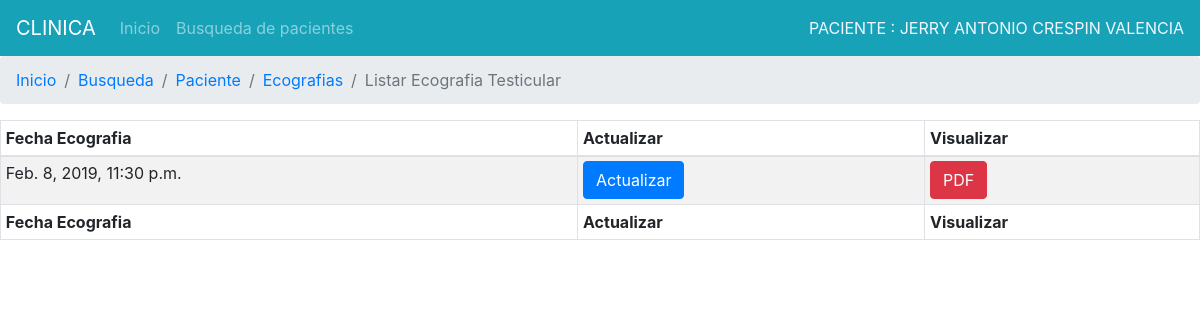
Page /registros/ecotesticular/listar/2 on the committed database.
### Registros/models.py (models this page shows, shortened)
class Paciente(models.Model):
	cedula=models.CharField(max_length=13,unique=True,verbose_name='Cedula de indentidad')
	nombre1=models.CharField(max_length=50,verbose_name='Primer nombre')
	nombre2=models.CharField(max_length=50,verbose_name='Segundo nombre')
	apellPadre=models.CharField(max_length=50,verbose_name='Apellido paterno')
	apellMadre=models.CharField(max_length=50,verbose_name='Apellido materno')
	sexo=models.CharField(max_length=2,choices=(('F', 'Femenino'),('M', 'Masculino'),))
	direccion=models.CharField(max_length=100,verbose_name='DIRECCION DOMICILIARIA')
	fechNacimiento=models.DateField('fecha de naciemiento',default=timezone.now)
	lugarNacimiento=models.CharField(max_length=100,verbose_name='LUGAR DE NACIMIENTO')
	nacionalidad=models.CharField(max_length=100,verbose_name='NACIONALIDAD')
	grupoCultural=models.CharField(max_length=100,verbose_name='GRUPO CULTURAL')
	estadoCivil=models.CharField(max_length=3,choices=(('SOL', 'Soltero'),('CAS', 'Casado'),('DIV', 'Divorciado'),('VIU', 'Viudo'),('UNL', 'Unión libre')))
	instruccion=models.CharField(max_length=100,verbose_name='INSTRUCION EDUCATIVA')
	ocupacion=models.CharField(max_length=100,verbose_name='OCUPACION')
	empresa=models.CharField(max_length=100,verbose_name='EMPRESA')
	tipo_sangre=models.CharField(max_length=100,verbose_name='TIPO DE SANGRE')
	tipo_seguro=models.CharField(max_length=100,verbose_name='TIPO DE SEGURIDAD')
	telefono=models.CharField(max_length=9,verbose_name='Telefono del paciente')
	celular=models.CharField(max_length=10,verbose_name='Celular del paciente')
	correo=models.EmailField(verbose_name='Correo del paciente')
	pariente=models.CharField(max_length=100,verbose_name='NOMBRE PARIENTE')
	parentesco=models.CharField(max_length=100,verbose_name='Parentesco')
	telefono_pariente=models.CharField(max_length=9,verbose_name='Telefono del pariente')
	celular_pariente=models.CharField(max_length=10,verbose_name='Celular del referido')
	foto=models.ImageField(upload_to='fotos', null=True,blank=True)
	fech_creado=models.DateTimeField(auto_now_add=True,verbose_name='Fecha de admision')
	fech_actualizado=models.DateTimeField(auto_now=True,verbose_name='FECHA DE ACTUALIZACION')
	def __str__(self):
		return self.apellPadre+' '+self.apellMadre+' '+self.nombre1+' '+self.nombre2

class ecografiatesticular(models.Model):
	paciente = models.ForeignKey(Paciente, on_delete=models.CASCADE,verbose_name='PACIENTE')
	motivoExamen=models.CharField(max_length=500,verbose_name='MOTIVO DEL EXAMEN')
	testiculoder=models.CharField(max_length=300,verbose_name='DERECHO')
	epididimoder=models.CharField(max_length=300,verbose_name='EPIDIDIMODER')
	liqescrotalder=models.CharField(max_length=300,verbose_name='LIQUIDO INTRA ESCROTAL')
	testiculoizq=models.CharField(max_length=300,verbose_name='IZQUIERDO')
	epididimoizq=models.CharField(max_length=300,verbose_name='EPIDIDIMODER')
	liqescrotalizq=models.CharField(max_length=300,verbose_name='LIQUIDO INTRA ESCROTAL')
	observacion=models.CharField(max_length=500,verbose_name='OBSERVACION')
	presuncionDiagnostico=models.CharField(max_length=500,verbose_name='PRESUNCION_DIAGNOSTICA')
	fech_informe=models.DateTimeField(auto_now_add=True,verbose_name='FECHA INFORME ECOGRAFICO TESTICULAR')
	fech_actualizado=models.DateTimeField(auto_now=True,verbose_name='FECHA DE ACTUALIZACION')
	encargado = models.CharField(max_length=30,verbose_name='ENCARGADO',blank=True,null=True)
	def __str__(self):
		return str(self.paciente)+' '+str(self.fech_informe)

### Registros/views.py (the view)
# urls.py: path('ecotesticular/listar/<pk>', views.Listecotesticular.as_view(),name='listar_ecotesticular'),
class Listecotesticular(DetailView):
    model = Paciente
    template_name='registros/listar_ecos/listar_ecotesticular.html'
    def get_context_data(self, **kwargs):
        context = super().get_context_data(**kwargs)
        parametro = self.kwargs.get('pk',None)
        analisis = ecografiatesticular.objects.filter(paciente__id=parametro)
        context['analisis']=analisis
        print(context)
        return context

### Registros/templates/registros/listar_ecos/listar_ecotesticular.html (shortened to what this page needs)
{%extends "registros/base_listar.html"%}
{% block tipoeco %}
<li class="breadcrumb-item"><a href="{% url 'registros:ecografia' ident=paciente.pk %}">Ecografias</a></li>
<li class="breadcrumb-item active" aria-current="page">Listar Ecografia Testicular</li>
{% endblock %}
{% block content %}
<table id="dtDynamicVerticalScrollExample" class="table table-striped table-bordered table-sm" cellspacing="0" width="100%">
    <thead>
      <tr>
        <th class="th-sm">Fecha Ecografia
        </th>
        <th class="th-sm">Actualizar
        </th>
        <th class="th-sm">Visualizar
            </th>
      </tr>
    </thead>
    <tbody>
        {% for list in analisis %}
        <tr>
            <td>{{list.fech_informe}}</td>
            <td><a class="btn btn-primary" href="#">Actualizar</a></td>
            <td><a class="btn btn-danger" href="#">PDF</a></td>
        </tr>
        {%endfor%}
    </tbody>
    <tfoot>
        <tr>
            <th>Fecha Ecografia</th>
            <th>Actualizar</th>
            <th>Visualizar</th>
        </tr>
    </tfoot>
  </table>
{% endblock %}

### Registros/templates/registros/base_listar.html (shortened to what this page needs)
{% extends 'registros/base.html' %}
{% load crispy_forms_tags %}
{% block principal %}
<li class="nav-item">
  <a class="nav-link" href="{% url 'registros:index'%}">Inicio</a>
</li>
<li class="nav-item">
  <a class="nav-link" href="{% url 'registros:buscar'%}">Busqueda de pacientes</a>
</li>
{% endblock %}
{%block derecha%}
<div style="color:aliceblue">PACIENTE : {{paciente.nombre1}}&nbsp{{paciente.nombre2}}&nbsp{{paciente.apellPadre}}&nbsp{{paciente.apellMadre}}
</div>
{%endblock%}
{% block lista %}
<li class="breadcrumb-item"><a href="{% url 'registros:index'%}">Inicio</a></li>
<li class="breadcrumb-item"><a href="{% url 'registros:buscar'%}">Busqueda</a></li>
<li class="breadcrumb-item"><a href="{% url 'registros:paciente' ident=paciente.pk %}">Paciente</a></li>
{% block tipoeco %}{% endblock %}
{% endblock %}

### rows in the picture
Paciente: nombre1 "JERRY", nombre2 "ANTONIO", apellPadre "CRESPIN", apellMadre "VALENCIA"
ecografiatesticular: fech_informe "Feb. 8, 2019, 11:30 p.m."
